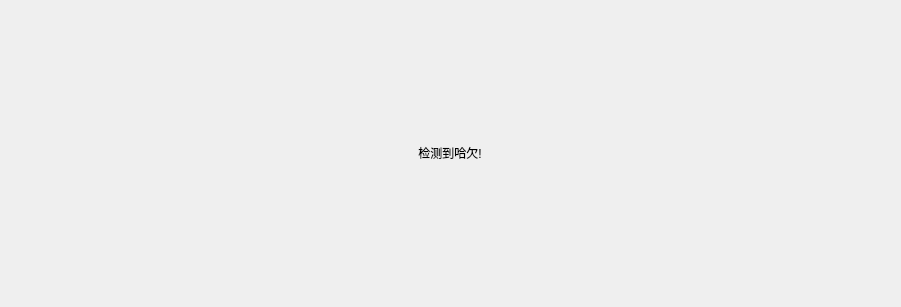
<?xml version="1.0" encoding="UTF-8"?>
<ui version="4.0">
 <class>WarningWidget</class>
 <widget class="QWidget" name="WarningWidget">
  <property name="geometry">
   <rect>
    <x>0</x>
    <y>0</y>
    <width>901</width>
    <height>307</height>
   </rect>
  </property>
  <property name="windowTitle">
   <string>Form</string>
  </property>
  <layout class="QHBoxLayout" name="horizontalLayout">
   <item>
    <widget class="QWidget" name="widget" native="true">
     <layout class="QHBoxLayout" name="horizontalLayout_2">
      <item>
       <widget class="QLabel" name="label">
        <property name="maximumSize">
         <size>
          <width>764</width>
          <height>100</height>
         </size>
        </property>
        <property name="text">
         <string>检测到哈欠!</string>
        </property>
        <property name="alignment">
         <set>Qt::AlignCenter</set>
        </property>
       </widget>
      </item>
     </layout>
    </widget>
   </item>
  </layout>
 </widget>
 <resources/>
 <connections/>
</ui>
